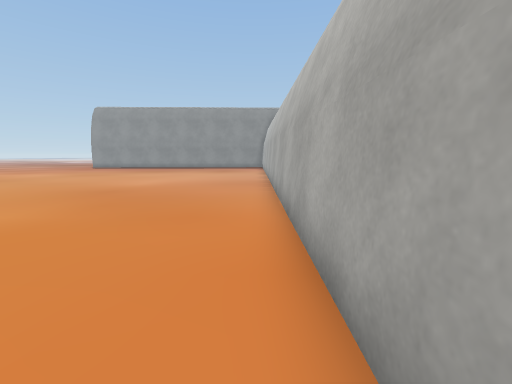
view 1 (above)

24 first-person views from a walk through a scene from a Unity 3-D project. The camera is 1.2 m above the floor, tilts 8° down and sees 90° across. The floor is counted in squares, 1 m on a side. Each view is taken from the middle of a square. On the plan, view 1 faces up. The plan holds only what a view shows up to about 12 squares ahead; the rest is blank. The place goes on beyond the plan. Some surface patterns are stand-ins.

view 2
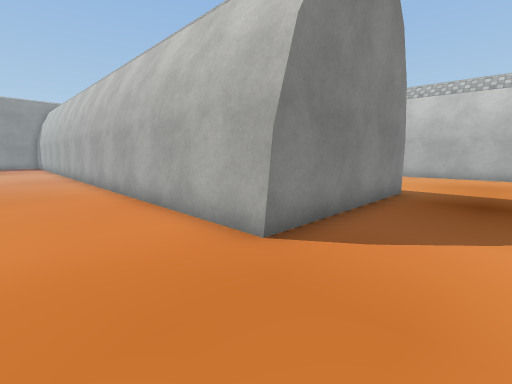

view 3
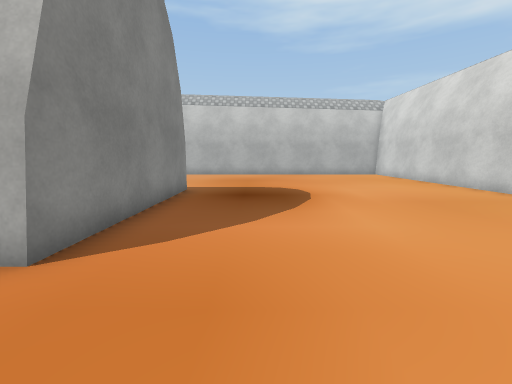

view 4
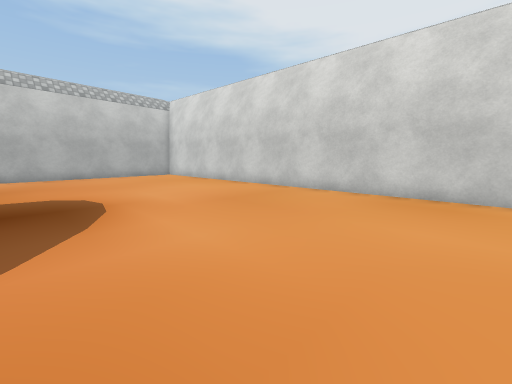

view 5
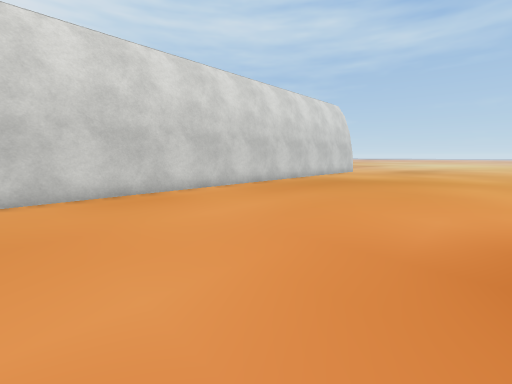

view 6
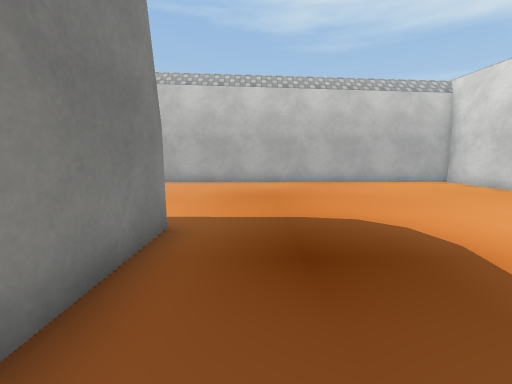

view 7
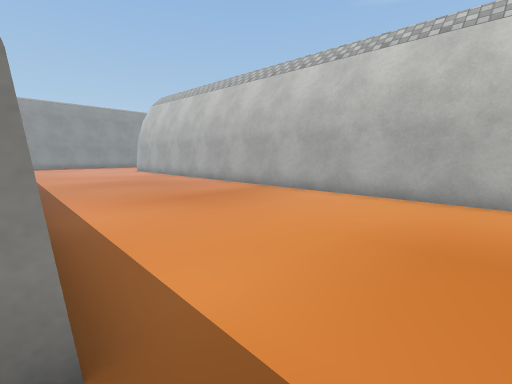

view 8
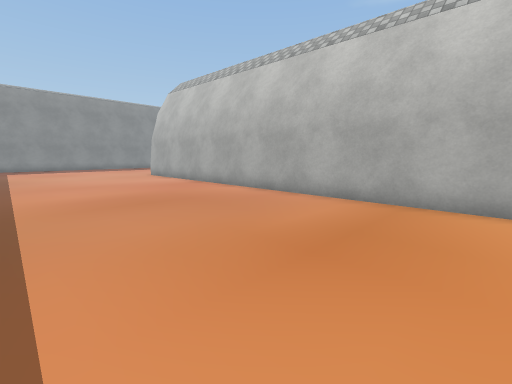

view 9
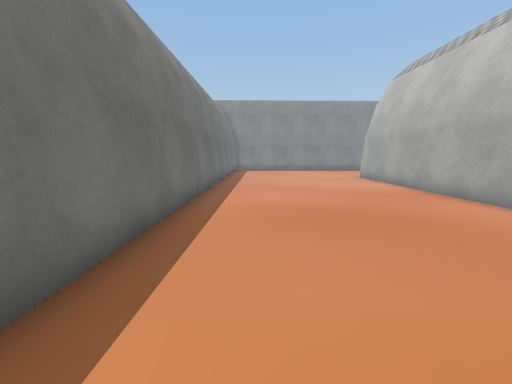

view 10
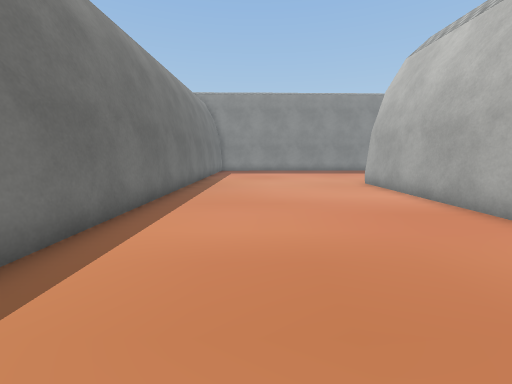

view 11
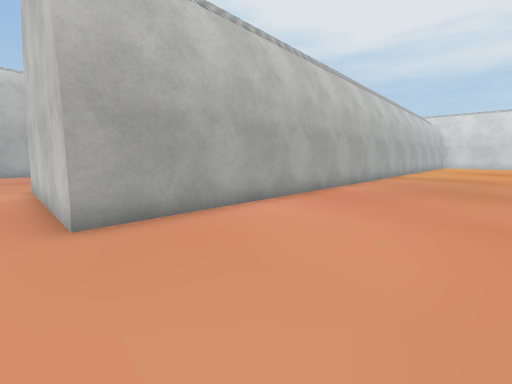

view 12
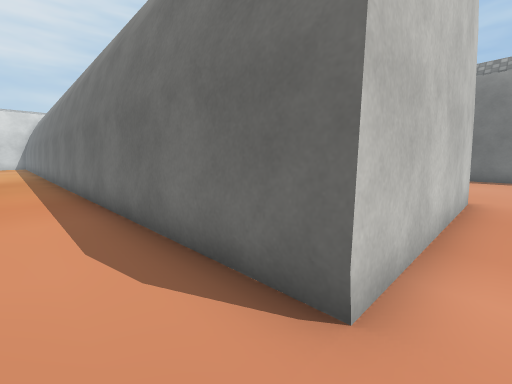

view 13
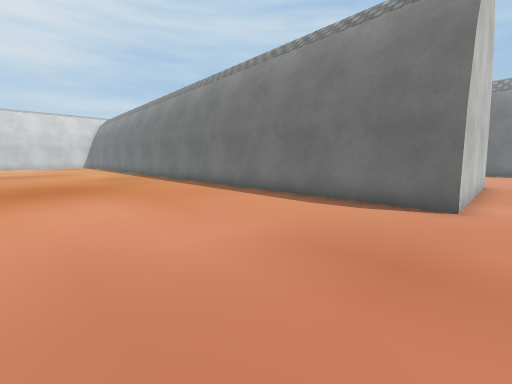

view 14
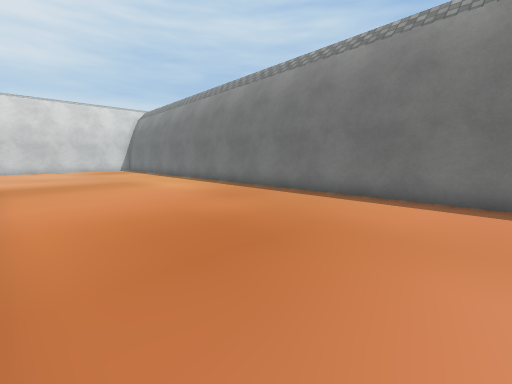

view 15
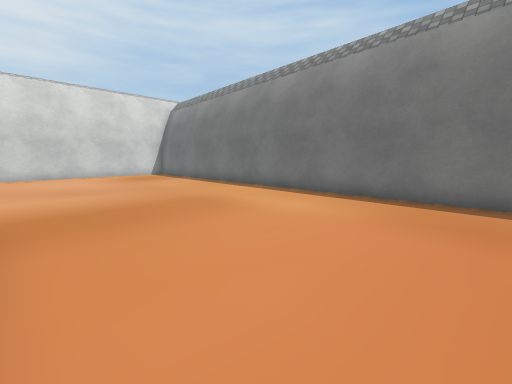

view 16
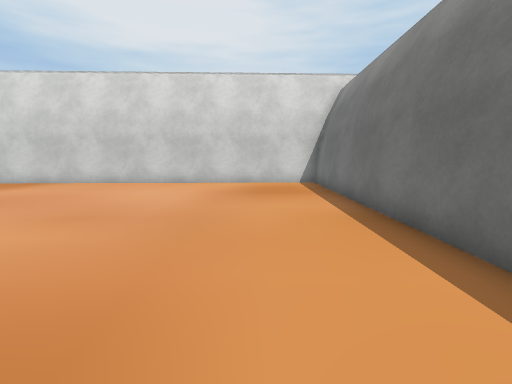

view 17
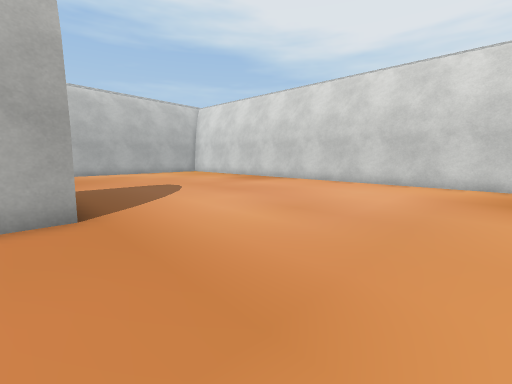

view 18
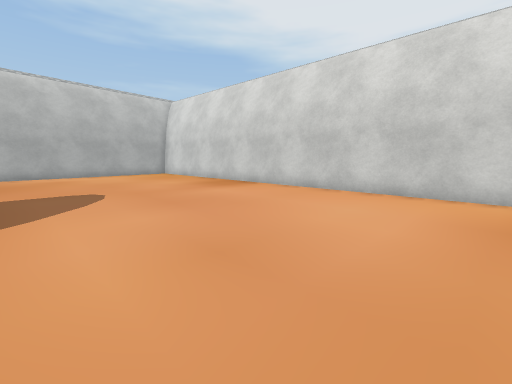

view 19
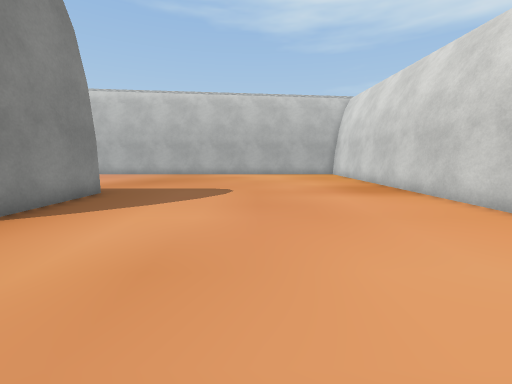

view 20
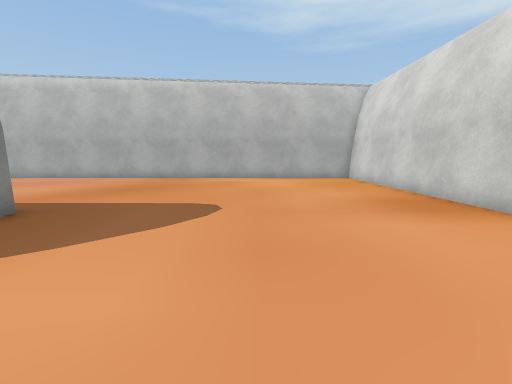

view 21
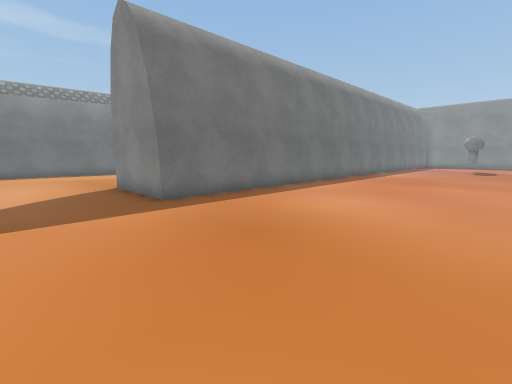

view 22
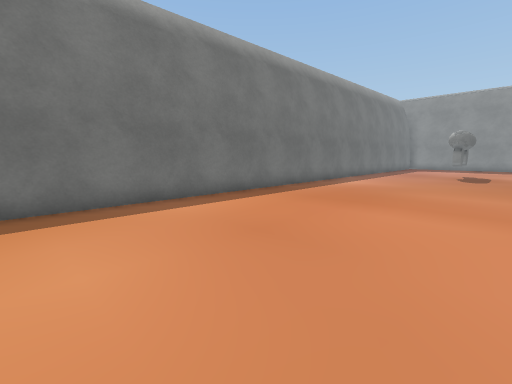

view 23
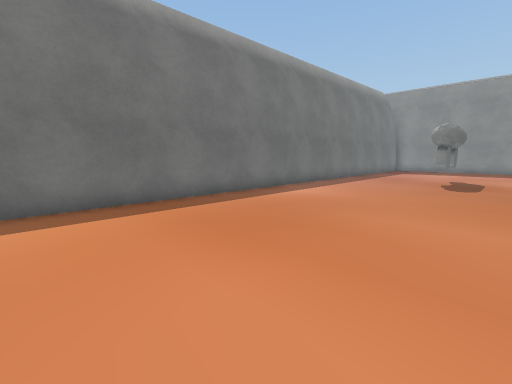

view 24
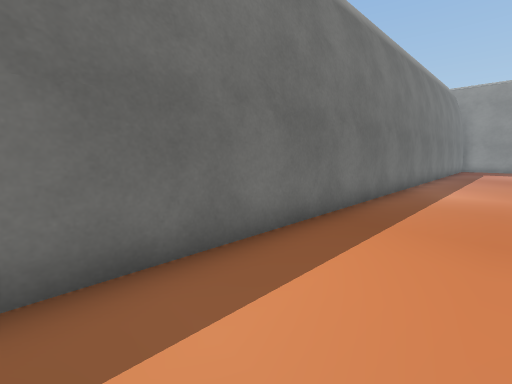

### Floor plan
Points are (right, up) in squares from view 1. A wall is a line through its corners. A room is listed if a view was taken in it or the views show most of it. See-through windows are left out.
Room 1 (views 1, 2, 3, 4, 5, 6, 7, 8, 9, 10, 11)
walls: (7.3, -1.5) (0.7, -1.5) (0.7, 12.1); (-5.7, -12.5) (10.2, -12); (7.1, 19.2) (7.1, 5.6); (11.8, -12) (14.9, -11.9) (14.8, 18.3)
ways out: opening at (15, 19) to room 2
Room 2 (views 12, 13, 14, 15, 16, 17, 18, 19, 20, 21, 22, 23, 24)
walls: (33.3, 18.5) (33.3, -0.9) (29.5, -0.9) (29.5, 0.1); (14.8, 18.3) (21.3, 18.3) (21.2, -11.7) (40.2, -11.2)
ways out: opening at (15, 19) to room 1
objects: other object (38, 19)

Positions as (right, up) in squares from view 1, and headings:
1: (0, 0), facing up
2: (-2, -4), facing up-right
3: (-2, -4), facing right
4: (-1, -4), facing down-right
5: (3, -4), facing down-left
6: (3, -3), facing right
7: (7, -3), facing up-right
8: (8, 2), facing up-right
9: (9, 4), facing up
10: (10, 7), facing up
11: (10, 19), facing down-right
12: (23, 19), facing down-left
13: (28, 19), facing down-left
14: (29, 11), facing down-left
15: (29, 5), facing down-left
16: (24, 0), facing down
17: (24, 0), facing down-right
18: (25, -3), facing down-right
19: (25, -6), facing right
20: (28, -6), facing right
21: (40, -4), facing up-left
22: (40, 2), facing up-left
23: (40, 6), facing up-left
24: (36, 4), facing up-left
